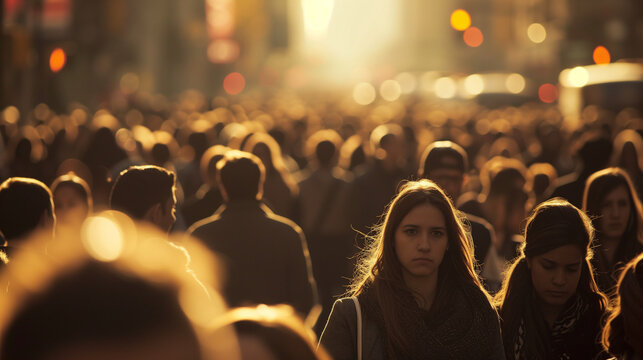
#> input picture assets/test-images/crowd.jpg, 643 x 360 px
$ python -i __init__.py   (imports and definitions only)
#> lines starting #> are read from the running program, lines starting #| are printed output that depends on the picture; after the words box and inside, x2 and y2 are one past the last pixel; in counts of white or black regions, pixels touching at a corner belong together
#> further down, picture is the input picture: shape (360, 643, 3); mean B, G, R 49.4, 79.4, 108.9
import cv2
import os
import io
from minio import Minio
from minio.error import S3Error
import time
from PIL import Image, ImageFilter
import numpy as np
import base64

def blur_faces(image):
    # Convert the image to OpenCV format (numpy array)
    img_array = np.array(image)

    # Load the pre-trained face detection model
    face_cascade = cv2.CascadeClassifier(cv2.data.haarcascades + 'haarcascade_frontalface_default.xml')

    # Convert the image to grayscale for face detection
    gray = cv2.cvtColor(img_array, cv2.COLOR_BGR2GRAY)
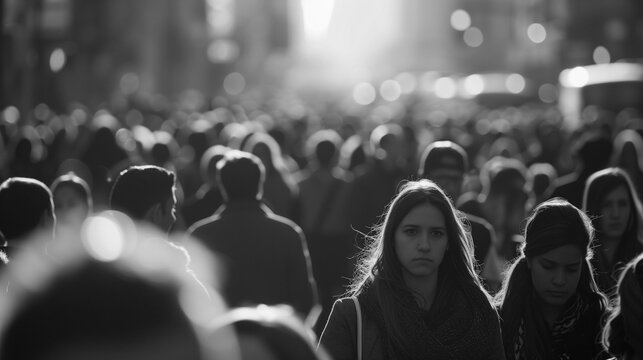
#> gray: shape (360, 643); min 2, max 251, mean 84.8

    # Detect faces in the image
    faces = face_cascade.detectMultiScale(gray, scaleFactor=1.1, minNeighbors=5, minSize=(30, 30))
#> faces = [[591, 187, 48, 48], [391, 209, 64, 64], [528, 244, 64, 64]]

    # Blur the detected faces
    for (x, y, w, h) in faces:
        face = img_array[y:y+h, x:x+w]
        blurred_face = cv2.GaussianBlur(face, (99, 99), 30)
        img_array[y:y+h, x:x+w] = blurred_face
#> this loop made 3 passes
#> pass 1, in blur_faces, `face = img_array[y:y+h, x:x+w]`:
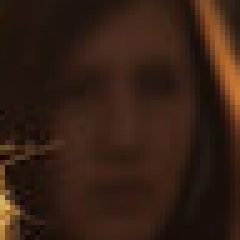
#> face: shape (48, 48, 3) (shown 5 times larger); mean B, G, R 20.4, 31.7, 53.1
#> pass 1, in blur_faces, `blurred_face = cv2.GaussianBlur(face, (99, 99), 30)`:
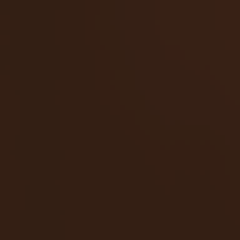
#> blurred_face: shape (48, 48, 3) (shown 5 times larger); mean B, G, R 20.2, 31.4, 52.6
#> pass 2, in blur_faces, `face = img_array[y:y+h, x:x+w]`:
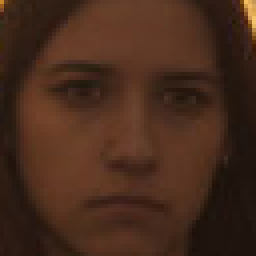
#> face: shape (64, 64, 3) (shown 4 times larger); mean B, G, R 28.6, 42.9, 70.6
#> pass 2, in blur_faces, `blurred_face = cv2.GaussianBlur(face, (99, 99), 30)`:
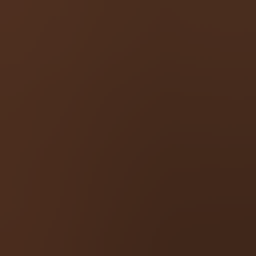
#> blurred_face: shape (64, 64, 3) (shown 4 times larger); mean B, G, R 28.8, 43.1, 70.9
#> after the loop:
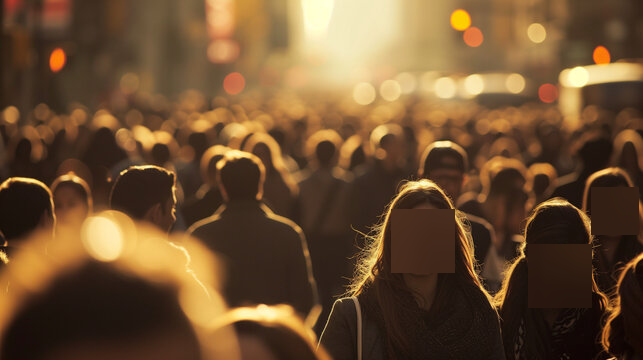
#> img_array: shape (360, 643, 3); 4.53% of pixels changed, all inside (x1, y1, x2, y2) = (391, 187, 639, 308)

    # Convert the modified image back to PIL format
    modified_image = Image.fromarray(img_array)

    return modified_image, len(faces)


# [78 lines left out: function handle, not called in this run]

>>> import cv2
>>> picture = cv2.imread('../../assets/test-images/crowd.jpg')
>>> result = blur_faces(picture)

$ run again, on assets/test-images/face-1.jpg
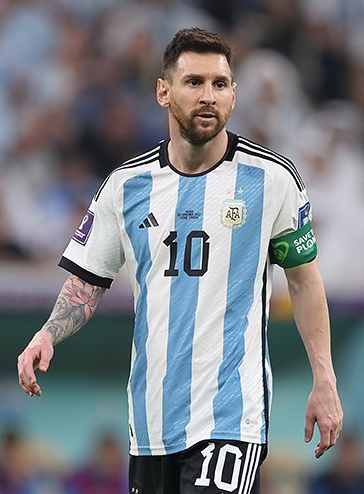
#> input picture assets/test-images/face-1.jpg, 364 x 494 px
#> picture is the input picture: shape (494, 364, 3); mean B, G, R 133.1, 127.1, 123.2
#> in blur_faces, `gray = cv2.cvtColor(img_array, cv2.COLOR_BGR2GRAY)`:
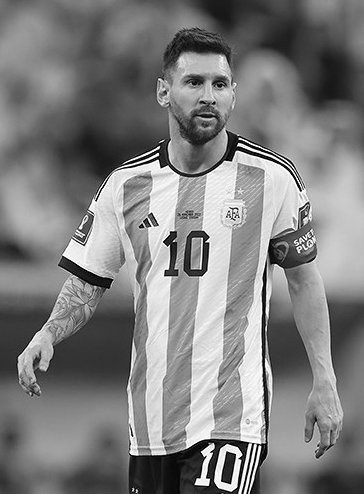
#> gray: shape (494, 364); min 0, max 255, mean 126.6
#> faces = [[167, 52, 80, 80]]
#> the loop in blur_faces, `for (x, y, w, h) in faces:` made 1 pass
#> after the loop in blur_faces, `for (x, y, w, h) in faces:`:
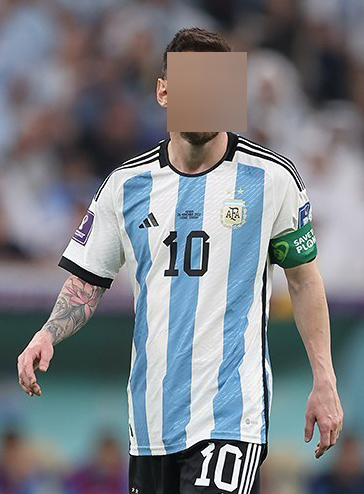
#> img_array: shape (494, 364, 3); 3.56% of pixels changed, all inside (x1, y1, x2, y2) = (167, 52, 247, 132)
